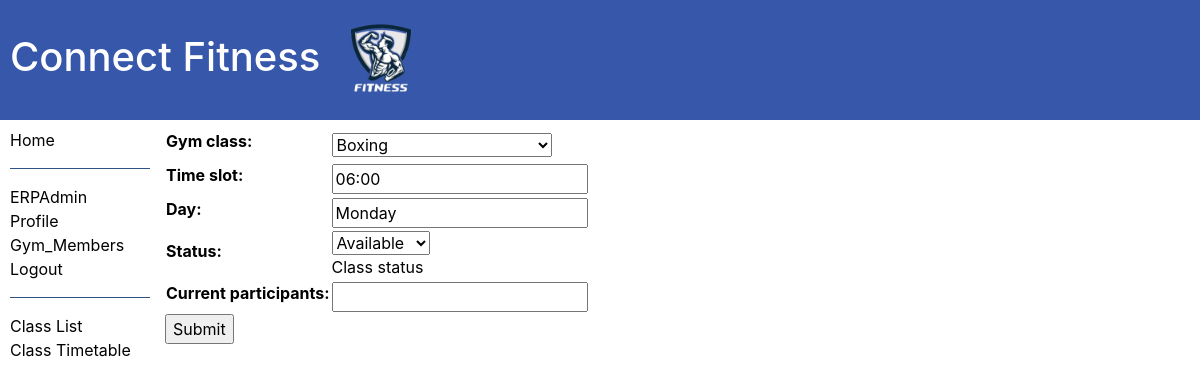
The app's page /ERP/timetable_class/2/update (signed in), older data.
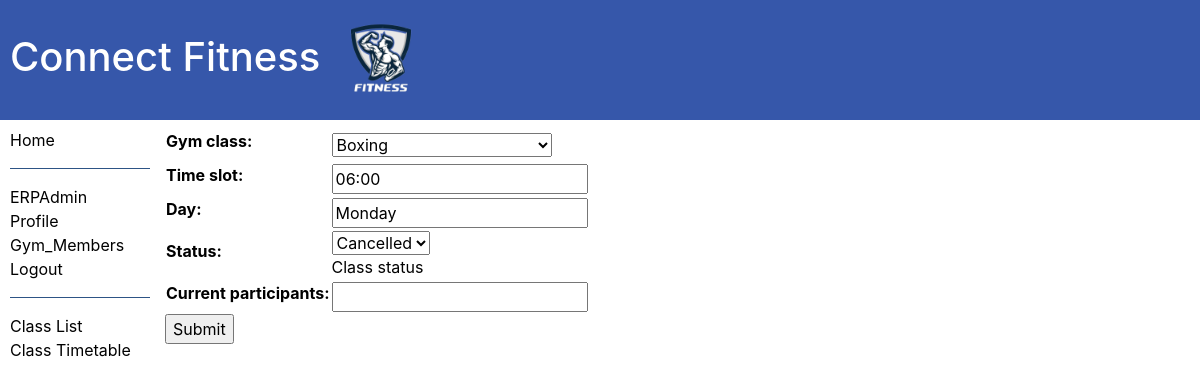
The same page, newer data.
### ERP/models.py (models this page shows, shortened)
class timetable_class_instance(models.Model):
    gym_class = models.ForeignKey('Gym_class', on_delete=models.RESTRICT, null=True, blank = True)
    time_slot = models.CharField(max_length=5, null=True, blank=True)
    day = models.CharField(max_length = 10,null=True, blank = True)
    Class_status =(
        ("a", "Available"),
        ("c", "Cancelled"),
        ("h", "On Hold"),
    )
    status = models.CharField(max_length=1,choices=Class_status,blank=False,
                              default="a", help_text="Class status")
    current_participants = models.CharField(max_length = 2, null = True, blank = True)
    class Meta:
        ordering = ['time_slot', 'day']

### ERP/views.py (the view)
# urls.py: path("timetable_class/<int:pk>/update", views.timetable_class_instace_update.as_view(), name="update_timetable_class"),
class timetable_class_instace_update(StaffUserRequiredMixin, generic.UpdateView):
    model = timetable_class_instance
    fields = "__all__"
    template_name= "update_timetable_class.html"
    success_url = reverse_lazy('timetable')

### ERP/models.py (called while the page is built)
    def __str__(self):
        return self.title

### ERP/views.py (called while the page is built)
    @classmethod
    def as_view(cls, **kwargs):
        view = super().as_view(**kwargs)
        return user_passes_test(lambda u: u.is_staff)(view)

### ERP/templates/update_timetable_class.html (shortened to what this page needs)
{% extends "base_generic.html" %}
{% block content %}
<form action="" method="post">
  <table>
    {{ form.as_table }}
  </table>
  <input type="submit" value="Submit" />
</form>
{% endblock %}

Row changes from the older to the newer data that the page shows:
changed timetable_class_instance "Boxing": status "Available" → "Cancelled"
